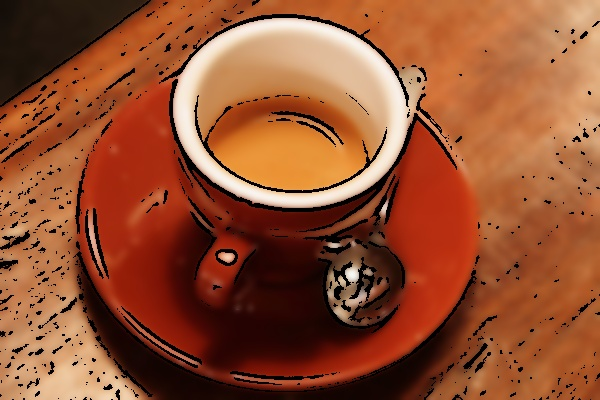
#> input picture examples/coffee_classic.jpg, 600 x 400 px
$ python cli.py ../examples/coffee_classic.jpg
#> lines starting #> are read from the running program, lines starting #| are printed output that depends on the picture; after the words box and inside, x2 and y2 are one past the last pixel; in counts of white or black regions, pixels touching at a corner belong together
### cartoonify/pipeline.py
"""Core cartoonify pipeline.

Four styles are available:

- ``classic``: the classic OpenCV cartoon effect (edge mask over flattened colors)
- ``sketch``: pencil-sketch look using gray-dodge with contrast boost
- ``comic``: posterized colors with strong outlines
- ``hdr``: detail-enhanced, vivid photo look
"""

from dataclasses import dataclass

import cv2
import numpy as np


@dataclass(frozen=True)
class CartoonifyStages:
    """Intermediate images produced by each pipeline step."""

    original: np.ndarray
    grayscale: np.ndarray
    edges: np.ndarray | None
    flattened: np.ndarray | None
    cartoon: np.ndarray


def read_image(path: str) -> np.ndarray:
    """Read an image from disk as RGB, raising ValueError if unreadable."""
    image = cv2.imread(str(path), cv2.IMREAD_COLOR)
    if image is None:
        raise ValueError(f"Could not read image: {path}")
    return cv2.cvtColor(image, cv2.COLOR_BGR2RGB)


def to_grayscale(image: np.ndarray) -> np.ndarray:
    """Convert an RGB image to grayscale."""
    return cv2.cvtColor(image, cv2.COLOR_RGB2GRAY)


def detect_edges(grayscale: np.ndarray, block_size: int = 9, c: int = 9) -> np.ndarray:
    """Detect outlines with adaptive mean thresholding."""
    return cv2.adaptiveThreshold(
        grayscale,
        255,
        cv2.ADAPTIVE_THRESH_MEAN_C,
        cv2.THRESH_BINARY,
        block_size,
        c,
    )


# [8 lines left out: function pencil_sketch, not called in this run]


def flatten_colors(
    image: np.ndarray,
    diameter: int = 9,
    sigma_color: int = 250,
    sigma_space: int = 250,
    iterations: int = 2,
) -> np.ndarray:
    """Smooth flat regions while keeping edges sharp with a bilateral filter."""
    result = image
    for _ in range(iterations):
        result = cv2.bilateralFilter(
            result, diameter, sigma_color, sigma_space
        )
    return result


# [26 lines left out: functions posterize, boost_saturation, detail_enhance, not called in this run]


def combine(flattened: np.ndarray, edges: np.ndarray) -> np.ndarray:
    """Mask the flattened colors with the detected edges."""
    return cv2.bitwise_and(flattened, flattened, mask=edges)


def cartoonify(
    image: np.ndarray,
    style: str = "classic",
    block_size: int = 9,
    c: int = 9,
    diameter: int = 9,
    sigma_color: int = 250,
    sigma_space: int = 250,
) -> CartoonifyStages:
    """Run the cartoonify pipeline in the given style and return every stage."""
    if image.ndim != 3 or image.shape[2] != 3:
        raise ValueError("Expected a 3-channel RGB image")

    grayscale = to_grayscale(image)

    if style == "sketch":
        return CartoonifyStages(
            original=image,
            grayscale=grayscale,
            edges=None,
            flattened=None,
            cartoon=pencil_sketch(image),
        )

    if style == "hdr":
        result = detail_enhance(image)
        return CartoonifyStages(
            original=image,
            grayscale=grayscale,
            edges=None,
            flattened=result,
            cartoon=result,
        )

    smooth_grayscale = cv2.medianBlur(grayscale, 5)
    edge_c = 9 if style == "comic" else c
    edges = detect_edges(smooth_grayscale, block_size=block_size, c=edge_c)

    if style == "comic":
        smoothed = cv2.bilateralFilter(image, 9, 60, 60)
        flattened = boost_saturation(posterize(smoothed, k=10), 1.4)
        edges = cv2.dilate(edges, np.ones((3, 3), np.uint8), iterations=2)
    elif style == "classic":
        flattened = flatten_colors(
            image, diameter=diameter, sigma_color=sigma_color, sigma_space=sigma_space
        )
    else:
        raise ValueError(f"Unknown style: {style!r}. Use classic, sketch, comic or hdr.")

    cartoon = combine(flattened, edges)

    return CartoonifyStages(
        original=image,
        grayscale=grayscale,
        edges=edges,
        flattened=flattened,
        cartoon=cartoon,
    )


def save_image(image: np.ndarray, path: str) -> None:
    """Save an RGB image to disk, converting to BGR for OpenCV."""
    cv2.imwrite(str(path), cv2.cvtColor(image, cv2.COLOR_RGB2BGR))

### cartoonify/cli.py
"""Command-line interface for cartoonify."""

import argparse
import sys
from pathlib import Path

from cartoonify.pipeline import cartoonify, read_image, save_image

STYLES = ("classic", "sketch", "comic", "hdr")
STAGE_NAMES = ("original", "grayscale", "edges", "flattened", "cartoon")


def build_parser() -> argparse.ArgumentParser:
    parser = argparse.ArgumentParser(
        prog="cartoonify",
        description="Turn a photo into a cartoon-style image with OpenCV.",
    )
    parser.add_argument("input", help="path to the input image")
    parser.add_argument("-o", "--output", help="path for the cartoon image (default: <input>_<style>.png)")
    parser.add_argument(
        "--style",
        choices=STYLES,
        default="classic",
        help="cartoon style (default: classic)",
    )
    parser.add_argument(
        "--stages-dir",
        type=Path,
        help="optional directory to save intermediate pipeline stages",
    )
    parser.add_argument("--block-size", type=int, default=9, help="edge detection block size (odd)")
    parser.add_argument("--c", type=int, default=9, help="edge detection constant subtracted from the mean")
    parser.add_argument("--diameter", type=int, default=9, help="bilateral filter diameter")
    return parser


def main(argv: list[str] | None = None) -> int:
    args = build_parser().parse_args(argv)
    output = (
        Path(args.output)
        if args.output
        else Path(args.input).with_name(f"{Path(args.input).stem}_{args.style}.png")
    )

    try:
        image = read_image(args.input)
#> in read_image, image is the input picture: shape (400, 600, 3); mean B, G, R 49.3, 80.7, 148.1
    except ValueError as exc:
        print(f"Error: {exc}", file=sys.stderr)
        return 1

    try:
        stages = cartoonify(
            image,
            style=args.style,
            block_size=args.block_size,
            c=args.c,
            diameter=args.diameter,
        )
#> in to_grayscale, `return cv2.cvtColor(image, cv2.COLOR_RGB2GRAY)`:
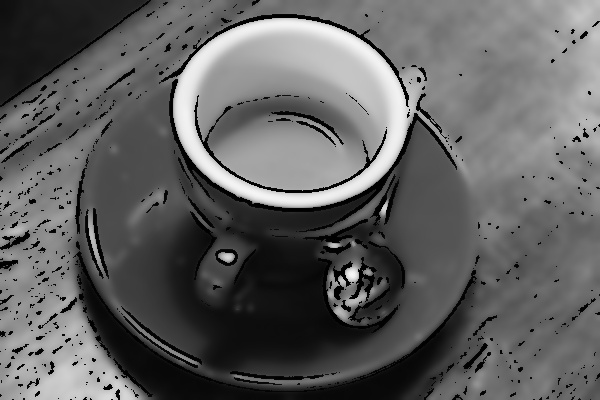
#> returned value: shape (400, 600); min 0, max 250, mean 97.3
#> in cartoonify, `smooth_grayscale = cv2.medianBlur(grayscale, 5)`:
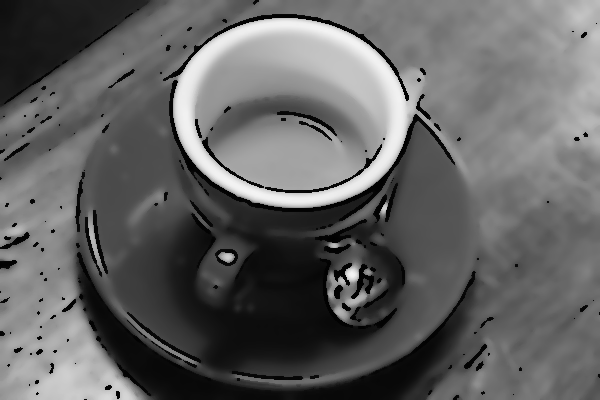
#> smooth_grayscale: shape (400, 600); min 0, max 244, mean 98.9
#> in detect_edges, `return cv2.adaptiveThreshold( grayscale, 255, cv2.ADAPTIVE_THRESH_MEAN..`:
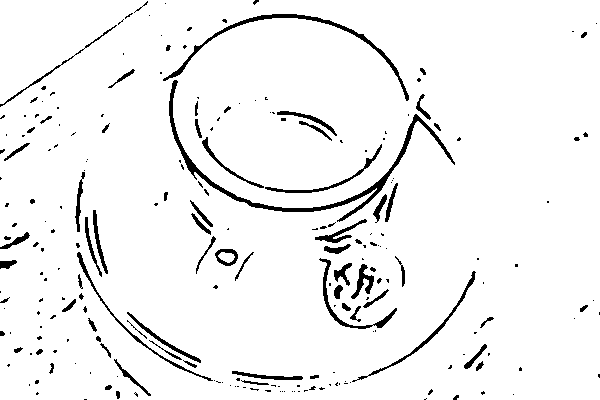
#> returned value: shape (400, 600); 94.9% white; 234 black regions (158 under 20 px), largest, box (x1, y1, x2, y2) and area: (169, 80, 455, 222) 2061, (163, 14, 409, 101) 1124, (319, 258, 397, 329) 498
#> the loop in flatten_colors, `for _ in range(iterations):` made 2 passes
#> pass 1, in flatten_colors, `result = cv2.bilateralFilter( result, diameter, sigma_color, sigma_spa..`:
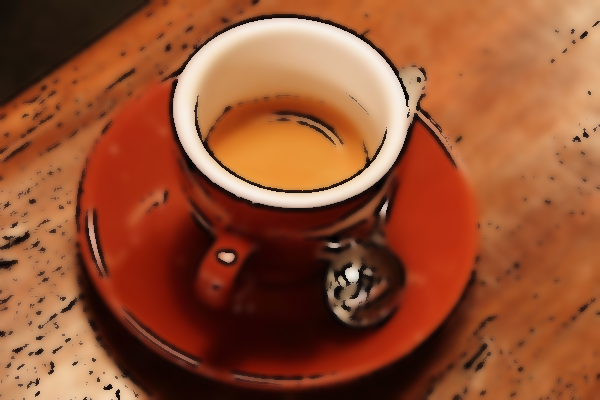
#> result: shape (400, 600, 3); mean R, G, B 148.8, 81.2, 49.6
#> pass 2, in flatten_colors, `result = cv2.bilateralFilter( result, diameter, sigma_color, sigma_spa..`:
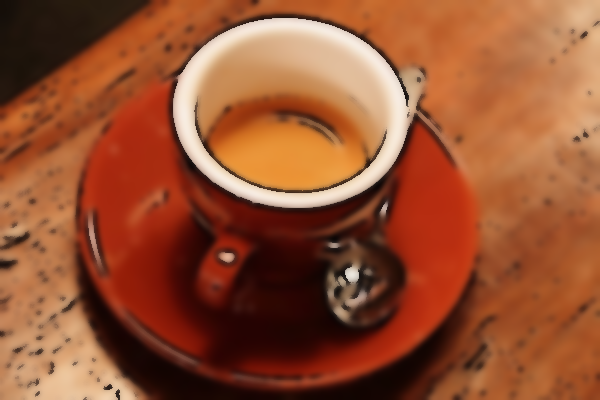
#> result: shape (400, 600, 3); mean R, G, B 149, 81.3, 49.7
#> in combine, `return cv2.bitwise_and(flattened, flattened, mask=edges)`:
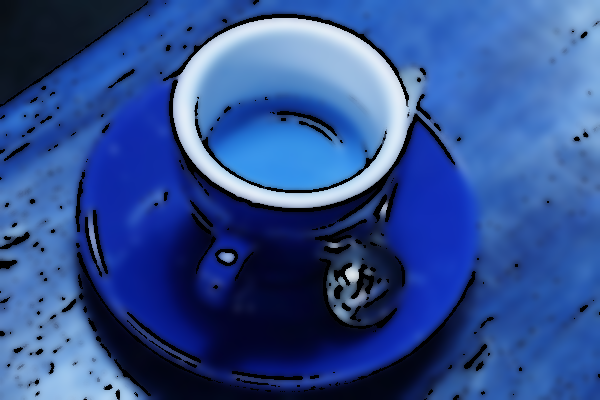
#> returned value: shape (400, 600, 3); mean of channels 0, 1, 2 145.4, 79.5, 48.5; drawn as B, G, R
    except ValueError as exc:
        print(f"Error: {exc}", file=sys.stderr)
        return 1

    output.parent.mkdir(parents=True, exist_ok=True)
    save_image(stages.cartoon, output)
#> in save_image, `cv2.imwrite(str(path), cv2.cvtColor(image, cv2.COLOR_RGB2BGR))`:
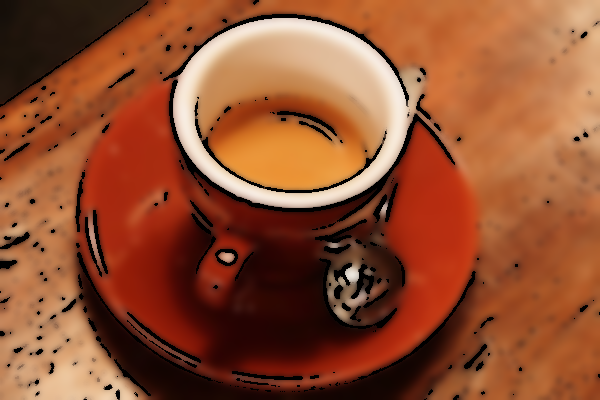
#> saved as coffee_classic_classic.png: shape (400, 600, 3); mean B, G, R 48.5, 79.5, 145.4
    print(f"Cartoon saved to: {output}")

    if args.stages_dir:
        args.stages_dir.mkdir(parents=True, exist_ok=True)
        for name in STAGE_NAMES:
            stage = getattr(stages, name)
            if stage is not None:
                save_image(stage, args.stages_dir / f"{name}.png")
        print(f"Pipeline stages saved to: {args.stages_dir}")

    return 0


if __name__ == "__main__":
    sys.exit(main())
#> (the program exits here)
